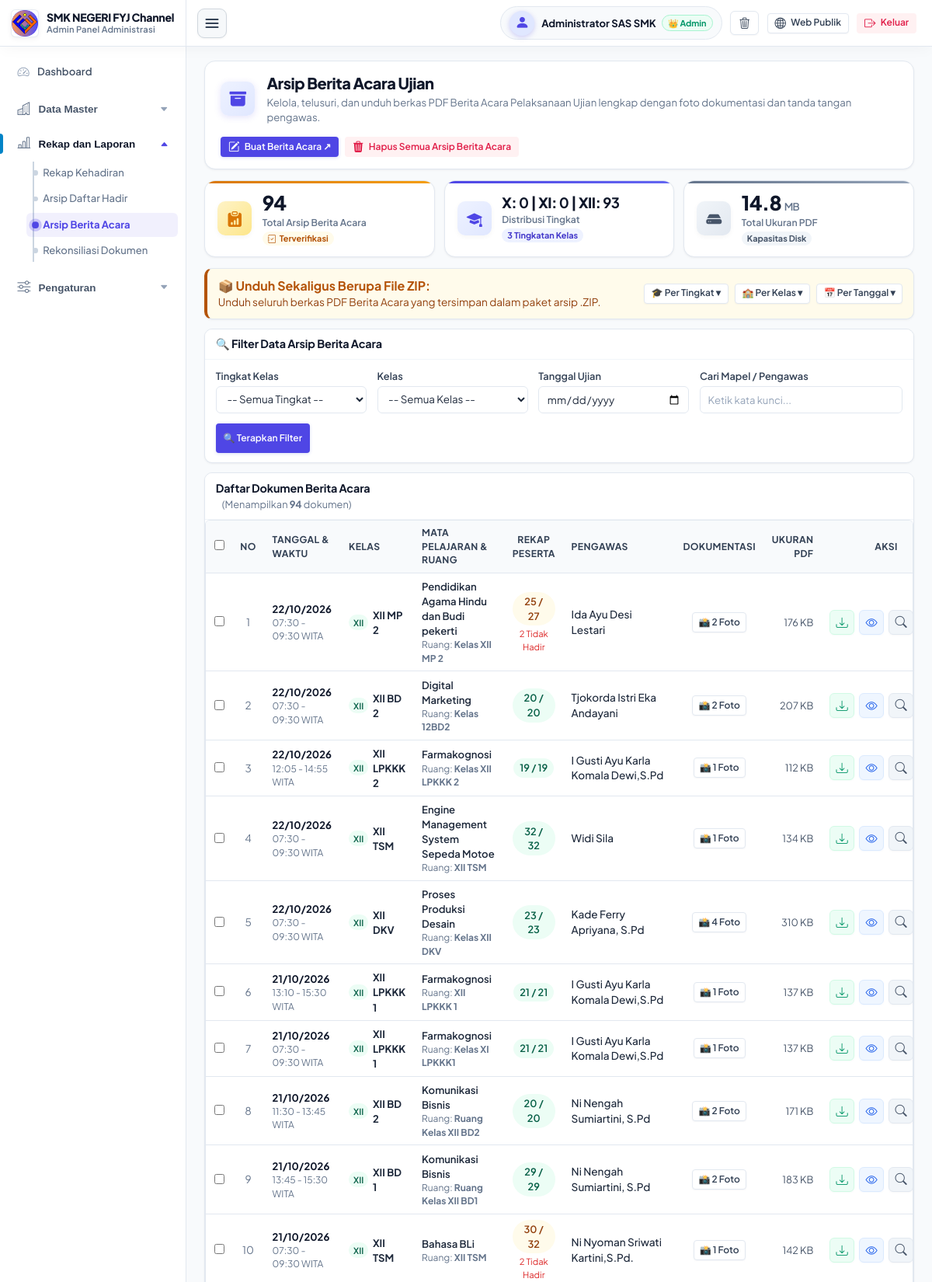
Screenshot of /admin/berita-acara.php (signed in, upper part) with the database file from the repository.
### tables this page shows
CREATE TABLE berita_acara (
    id INTEGER PRIMARY KEY AUTOINCREMENT,
    template_id INTEGER DEFAULT 1,
    nama_ujian VARCHAR(150) NOT NULL,
    tahun_ajaran VARCHAR(20) NOT NULL,
    semester VARCHAR(20) NOT NULL,
    class_id INTEGER NOT NULL,
    nama_kelas VARCHAR(50) NOT NULL,
    tingkat VARCHAR(10) DEFAULT 'XII',
    mata_pelajaran VARCHAR(150) NOT NULL,
    tanggal_ujian DATE NOT NULL,
    jam_mulai VARCHAR(10) NOT NULL,
    jam_selesai VARCHAR(10) NOT NULL,
    ruang VARCHAR(50) NOT NULL,
    peserta_seharusnya INTEGER DEFAULT 0,
    peserta_hadir INTEGER DEFAULT 0,
    peserta_tidak_hadir INTEGER DEFAULT 0,
    blangko_berita_acara INTEGER DEFAULT 1,
    blangko_daftar_hadir INTEGER DEFAULT 1,
    catatan_pelaksanaan TEXT,
    nama_pengawas_1 VARCHAR(100) NOT NULL,
    nip_pengawas_1 VARCHAR(50) DEFAULT '',
    nama_pengawas_2 VARCHAR(100) DEFAULT '',
    nip_pengawas_2 VARCHAR(50) DEFAULT '',
    signature_mode VARCHAR(20) DEFAULT 'digital',
    ttd_pengawas_1 TEXT,
    ttd_pengawas_2 TEXT,
    foto_dokumentasi TEXT,
    pdf_path VARCHAR(255) DEFAULT '',
    file_size INTEGER DEFAULT 0,
    created_at DATETIME,
    updated_at DATETIME
);

### admin/berita-acara.php (the view, shortened to what the rows shown need)
<?php
$whereSql = "1=1";
$params = [];
$documents = dbFetchAll("SELECT * FROM berita_acara WHERE {$whereSql} ORDER BY tanggal_ujian DESC, id DESC", $params);
require_once __DIR__ . '/layout_header.php';
?>
<div class="page-header-card">
    <div class="page-header-content">
        <div>
            <h1 class="page-header-title">Arsip Berita Acara Ujian</h1>
        </div>
    </div>
</div>
<div class="card">
    <div class="card-body" style="padding: 0;">
        <form id="formBatchZip" method="POST" action="/admin/berita-acara.php">
            <div class="table-responsive">
                <table class="table" style="margin-bottom: 0;">
                    <thead>
                        <tr>
                            <th style="width: 40px; text-align: center;">
                                <input type="checkbox" id="checkSelectAll" title="Pilih Semua Baris" onchange="toggleSelectAll(this)">
                            </th>
                            <th style="width: 45px; text-align: center;">No</th>
                            <th>Tanggal & Waktu</th>
                            <th>Kelas</th>
                            <th>Mata Pelajaran & Ruang</th>
                            <th style="text-align: center;">Rekap Peserta</th>
                            <th>Pengawas</th>
                            <th style="text-align: center;">Dokumentasi</th>
                            <th style="text-align: right; width: 90px;">Ukuran PDF</th>
                            <th style="text-align: center; width: 160px;">AKSI</th>
                        </tr>
                    </thead>
                    <tbody>
                        <?php if (empty($documents)): ?>
                            <tr>
                                <td colspan="10" style="text-align: center; color: var(--text-muted); padding: 2rem;">
                                    Tidak ada dokumen berita acara yang sesuai dengan kriteria filter.
                                </td>
                            </tr>
                        <?php else: ?>
                            <?php foreach ($documents as $idx => $doc): ?>
                                <?php
                                $photos = json_decode($doc['foto_dokumentasi'] ?? '[]', true) ?: [];
                                ?>
                                <tr>
                                    <td style="text-align: center;">
                                        <input type="checkbox" name="ids[]" value="<?= $doc['id'] ?>" class="row-checkbox" onchange="updateBatchToolbar()">
                                    </td>
                                    <td style="text-align: center; color: var(--text-muted); font-size: 0.85rem;">
                                        <?= $idx + 1 ?>
                                    </td>
                                    <td>
                                        <strong style="color: var(--slate-900);"><?= date('d/m/Y', strtotime($doc['tanggal_ujian'])) ?></strong>
                                        <div style="font-size: 0.75rem; color: var(--text-muted);">
                                            <?= htmlspecialchars($doc['jam_mulai']) ?> - <?= htmlspecialchars($doc['jam_selesai']) ?> WITA
                                        </div>
                                    </td>
                                    <td>
                                        <div style="display: flex; align-items: center; gap: 0.35rem;">
                                            <span class="badge badge-success" style="font-size: 0.7rem; padding: 2px 6px;">
                                                <?= htmlspecialchars($doc['tingkat']) ?>
                                            </span>
                                            <strong><?= htmlspecialchars($doc['nama_kelas']) ?></strong>
                                        </div>
                                    </td>
                                    <td>
                                        <div style="font-weight: 600; color: var(--slate-800);"><?= htmlspecialchars($doc['mata_pelajaran']) ?></div>
                                        <div style="font-size: 0.75rem; color: var(--text-muted);">
                                            Ruang: <strong><?= htmlspecialchars($doc['ruang']) ?></strong>
                                        </div>
                                    </td>
                                    <td style="text-align: center;">
                                        <span class="badge <?= $doc['peserta_hadir'] == $doc['peserta_seharusnya'] ? 'badge-success' : 'badge-warning' ?>" style="font-size: 0.8rem;">
                                            <?= $doc['peserta_hadir'] ?> / <?= $doc['peserta_seharusnya'] ?>
                                        </span>
                                        <?php if ($doc['peserta_tidak_hadir'] > 0): ?>
                                            <div style="font-size: 0.7rem; color: #dc2626; margin-top: 2px;">
                                                <?= $doc['peserta_tidak_hadir'] ?> Tidak Hadir
                                            </div>
                                        <?php endif; ?>
                                    </td>
                                    <td>
                                        <div style="font-size: 0.85rem; font-weight: 500;">
                                            <?= htmlspecialchars($doc['nama_pengawas_1']) ?>
                                        </div>
                                    </td>
                                    <td style="text-align: center;">
                                        <?php if (!empty($photos)): ?>
                                            <button type="button" class="btn btn-secondary btn-sm" style="padding: 2px 7px; font-size: 0.75rem;"
                                                    onclick='showPhotoGallery(<?= json_encode($photos) ?>, "<?= htmlspecialchars($doc['nama_kelas'] . ' - ' . $doc['mata_pelajaran'], ENT_QUOTES) ?>")'>
                                                📸 <?= count($photos) ?> Foto
                                            </button>
                                        <?php else: ?>
                                            <span style="font-size: 0.75rem; color: var(--text-muted);">-</span>
                                        <?php endif; ?>
                                    </td>
                                    <td style="text-align: right; font-size: 0.8rem; color: var(--slate-600); white-space: nowrap;">
                                        <?= round($doc['file_size'] / 1024) ?> KB
                                    </td>
                                    <td style="text-align: center; white-space: nowrap;">
                                        <div class="action-btn-group">
                                            <a href="/admin/berita-acara.php?action=download_single&id=<?= $doc['id'] ?>"
                                               class="btn-icon-action btn-icon-download" title="Unduh PDF Berita Acara">
                                                <i class="bi bi-download"></i>
                                            </a>
                                            <a href="/admin/berita-acara.php?action=view_single&id=<?= $doc['id'] ?>" target="_blank"
                                               class="btn-icon-action btn-icon-view" title="Buka Pratinjau Dokumen di Tab Baru">
                                                <i class="bi bi-eye"></i>
                                            </a>
                                            <button type="button" class="btn-icon-action btn-icon-detail"
                                                     title="Lihat Detail Berita Acara" onclick='showRecordDetail(<?= json_encode($doc, JSON_HEX_TAG | JSON_HEX_APOS | JSON_HEX_QUOT | JSON_HEX_AMP) ?>)'>
                                                <i class="bi bi-search"></i>
                                            </button>
                                        </div>
                                    </td>
                                </tr>
                            <?php endforeach; ?>
                        <?php endif; ?>
                    </tbody>
                </table>
            </div>
        </form>
    </div>
</div>
<?php require_once __DIR__ . '/layout_footer.php'; ?>

### rows the page displays
berita_acara: tanggal_ujian "22/10/2026", jam_mulai "07:30", jam_selesai "09:30", tingkat "XII", nama_kelas "XII MP 2", mata_pelajaran "Pendidikan Agama Hindu dan Budi pekerti", ruang "Kelas XII MP 2", peserta_hadir "25", peserta_seharusnya "27", peserta_tidak_hadir "2", nama_pengawas_1 "Ida Ayu Desi Lestari", foto_dokumentasi "2", $doc['file_size']/1024 "176"
berita_acara: tanggal_ujian "22/10/2026", jam_mulai "07:30", jam_selesai "09:30", tingkat "XII", nama_kelas "XII BD 2", mata_pelajaran "Digital Marketing", ruang "Kelas 12BD2", peserta_hadir "20", peserta_seharusnya "20", nama_pengawas_1 "Tjokorda Istri Eka Andayani", foto_dokumentasi "2", $doc['file_size']/1024 "207"
berita_acara: tanggal_ujian "22/10/2026", jam_mulai "12:05", jam_selesai "14:55", tingkat "XII", nama_kelas "XII LPKKK 2", mata_pelajaran "Farmakognosi", ruang "Kelas XII LPKKK 2", peserta_hadir "19", peserta_seharusnya "19", nama_pengawas_1 "I Gusti Ayu Karla Komala Dewi,S.Pd", foto_dokumentasi "1", $doc['file_size']/1024 "112"
berita_acara: tanggal_ujian "22/10/2026", jam_mulai "07:30", jam_selesai "09:30", tingkat "XII", nama_kelas "XII TSM", mata_pelajaran "Engine Management System Sepeda Motoe", ruang "XII TSM", peserta_hadir "32", peserta_seharusnya "32", nama_pengawas_1 "Widi Sila", foto_dokumentasi "1", $doc['file_size']/1024 "134"
berita_acara: tanggal_ujian "22/10/2026", jam_mulai "07:30", jam_selesai "09:30", tingkat "XII", nama_kelas "XII DKV", mata_pelajaran "Proses Produksi Desain", ruang "Kelas XII DKV", peserta_hadir "23", peserta_seharusnya "23", nama_pengawas_1 "Kade Ferry Apriyana, S.Pd", foto_dokumentasi "4", $doc['file_size']/1024 "310"
berita_acara: tanggal_ujian "21/10/2026", jam_mulai "13:10", jam_selesai "15:30", tingkat "XII", nama_kelas "XII LPKKK 1", mata_pelajaran "Farmakognosi", ruang "XII LPKKK 1", peserta_hadir "21", peserta_seharusnya "21", nama_pengawas_1 "I Gusti Ayu Karla Komala Dewi,S.Pd", foto_dokumentasi "1", $doc['file_size']/1024 "137"
berita_acara: tanggal_ujian "21/10/2026", jam_mulai "07:30", jam_selesai "09:30", tingkat "XII", nama_kelas "XII LPKKK 1", mata_pelajaran "Farmakognosi", ruang "Kelas XI LPKKK1", peserta_hadir "21", peserta_seharusnya "21", nama_pengawas_1 "I Gusti Ayu Karla Komala Dewi,S.Pd", foto_dokumentasi "1", $doc['file_size']/1024 "137"
berita_acara: tanggal_ujian "21/10/2026", jam_mulai "11:30", jam_selesai "13:45", tingkat "XII", nama_kelas "XII BD 2", mata_pelajaran "Komunikasi Bisnis", ruang "Ruang Kelas XII BD2", peserta_hadir "20", peserta_seharusnya "20", nama_pengawas_1 "Ni Nengah Sumiartini, S.Pd", foto_dokumentasi "2", $doc['file_size']/1024 "171"
berita_acara: tanggal_ujian "21/10/2026", jam_mulai "13:45", jam_selesai "15:30", tingkat "XII", nama_kelas "XII BD 1", mata_pelajaran "Komunikasi Bisnis", ruang "Ruang Kelas XII BD1", peserta_hadir "29", peserta_seharusnya "29", nama_pengawas_1 "Ni Nengah Sumiartini, S.Pd", foto_dokumentasi "2", $doc['file_size']/1024 "183"
berita_acara: tanggal_ujian "21/10/2026", jam_mulai "07:30", jam_selesai "09:30", tingkat "XII", nama_kelas "XII TSM", mata_pelajaran "Bahasa BLi", ruang "XII TSM", peserta_hadir "30", peserta_seharusnya "32", peserta_tidak_hadir "2", nama_pengawas_1 "Ni Nyoman Sriwati Kartini,S.Pd.", foto_dokumentasi "1", $doc['file_size']/1024 "142"

### other values shown
$namaSekolah "SMK NEGERI FYJ Channel"
$_SESSION['admin_name'] "Administrator SAS SMK"
$totalDocs "94"
$totalX "0"
$totalXI "0"
$totalXII "93"
$totalSizeMB "14.8"
count($documents) "94"
